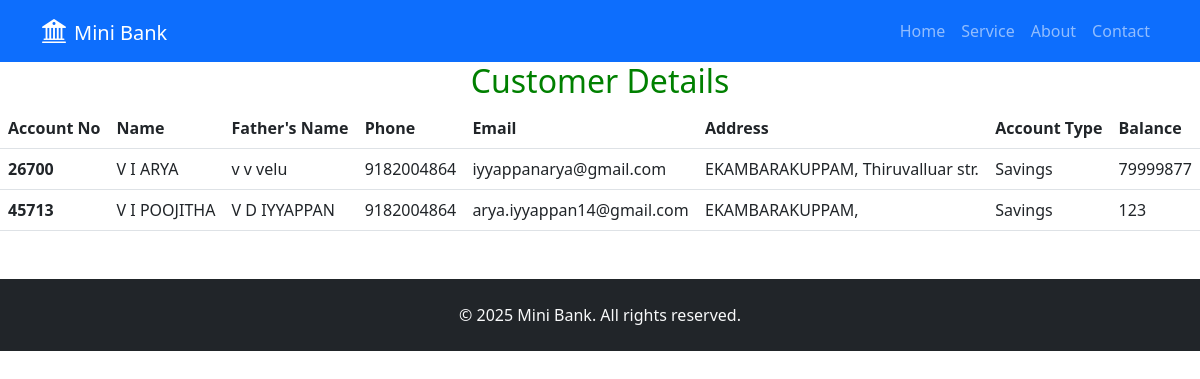
/manager/customer_details, run on the app's committed database.
### Employee/models.py (models this page shows)
class Customer(models.Model):
    Customer_AccountNo=models.IntegerField(primary_key=True)
    Customer_Name=models.CharField(max_length=20)
    Customer_Phone=models.CharField(max_length=10)
    Customer_Address=models.TextField()
    Customer_Email=models.EmailField(unique=True)
    Customer_FName=models.CharField(max_length=20)
    Customer_Password=models.CharField(max_length=10)
    Customer_Balance=models.IntegerField(null=False)
    Customer_Account_Type=models.CharField(max_length=12)

### Manager/views.py (the view)
def customer_details(request):
    customer=Customer.objects.all()
    return render(request,'customer_details.html',{'customers':customer})

### templates/customer_details.html (shortened to what this page needs)
{% extends 'base.html' %}
{% load static %}
{% block content %}
{% if customers %}
  <h2 align="center" style="color: green;"> Customer Details </h2>
  <table class="table table-hover">
    <thead>
      <tr>
        <th scope="col">Account No</th>
        <th scope="col">Name</th>
        <th scope="col">Father's Name</th>
        <th scope="col">Phone</th>
        <th scope="col">Email</th>
        <th scope="col">Address</th>
        <th scope="col">Account Type</th>
        <th scope="col">Balance</th>
      </tr>
    </thead>
    <tbody>
      {% for cust in customers %}
      <tr>
        <th scope="row">{{ cust.Customer_AccountNo }}</th>
        <td>{{ cust.Customer_Name }}</td>
        <td>{{ cust.Customer_FName }}</td>
        <td>{{ cust.Customer_Phone }}</td>
        <td>{{ cust.Customer_Email }}</td>
        <td>{{ cust.Customer_Address }}</td>
        <td>{{ cust.Customer_Account_Type }}</td>
        <td>{{ cust.Customer_Balance }}</td>
      </tr>
      {% endfor %}
    </tbody>
  </table>
{% else %}
  <div class="alert alert-danger alert-dismissible fade show mt-3" role="alert">
    <i class="bi bi-exclamation-triangle-fill me-2"></i>
    <b style="color: #dc3545;">No customer records found</b>
    <button type="button" class="btn-close" data-bs-dismiss="alert" aria-label="Close"></button>
  </div>
{% endif %}
{% endblock content %}

### data on the page
Customer: Customer_AccountNo "26700", Customer_Name "V I ARYA", Customer_FName "v v velu", Customer_Phone "9182004864", Customer_Email "iyyappanarya@gmail.com", Customer_Address "EKAMBARAKUPPAM, Thiruvalluar str.", Customer_Account_Type "Savings", Customer_Balance "79999877"
Customer: Customer_AccountNo "45713", Customer_Name "V I POOJITHA", Customer_FName "V D IYYAPPAN", Customer_Phone "9182004864", Customer_Email "arya.iyyappan14@gmail.com", Customer_Address "EKAMBARAKUPPAM,", Customer_Account_Type "Savings", Customer_Balance "123"
